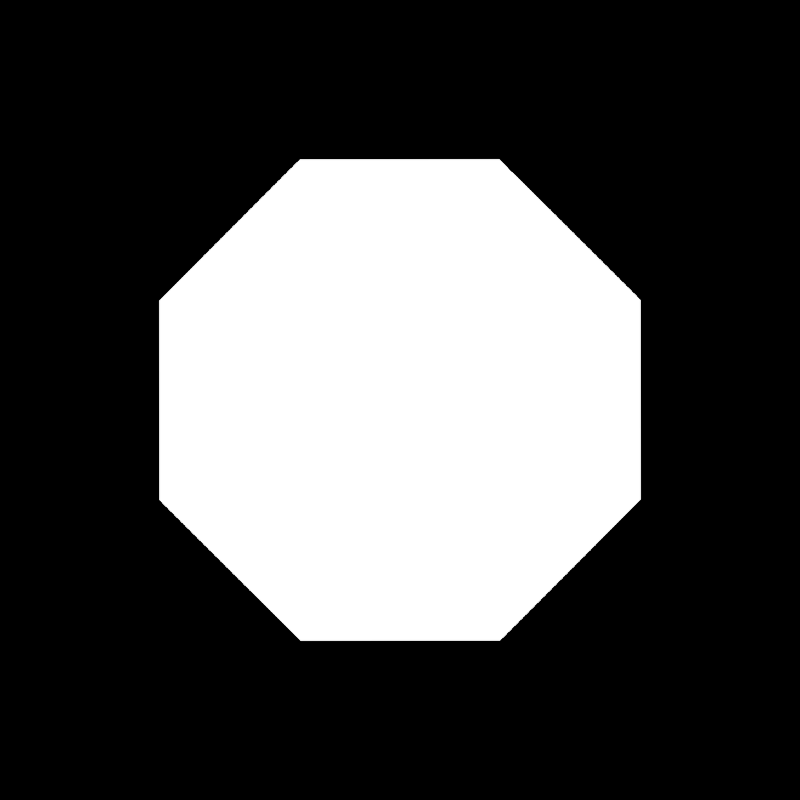
#> input picture border/octagono.png, 800 x 800 px
$ python borders.py   (older library calls are emulated)
#> lines starting #> are read from the running program, lines starting #| are printed output that depends on the picture; after the words box and inside, x2 and y2 are one past the last pixel; in counts of white or black regions, pixels touching at a corner belong together
import cv2
import numpy as np
from matplotlib import pyplot as plt
LOWER_TRESHOLD=140
UPPER_TRESHOLD=200
octagono= cv2.imread("octagono.png", 0) #reads image in grayscale
#> octagono is the input picture: shape (800, 800); min 0, max 255, mean 76.6
# blurring the image
octagono= cv2.GaussianBlur(octagono, ksize=(5,5), sigmaX=1)
# derivatives
dx= cv2.Sobel(octagono,cv2.CV_64F, 1,0)
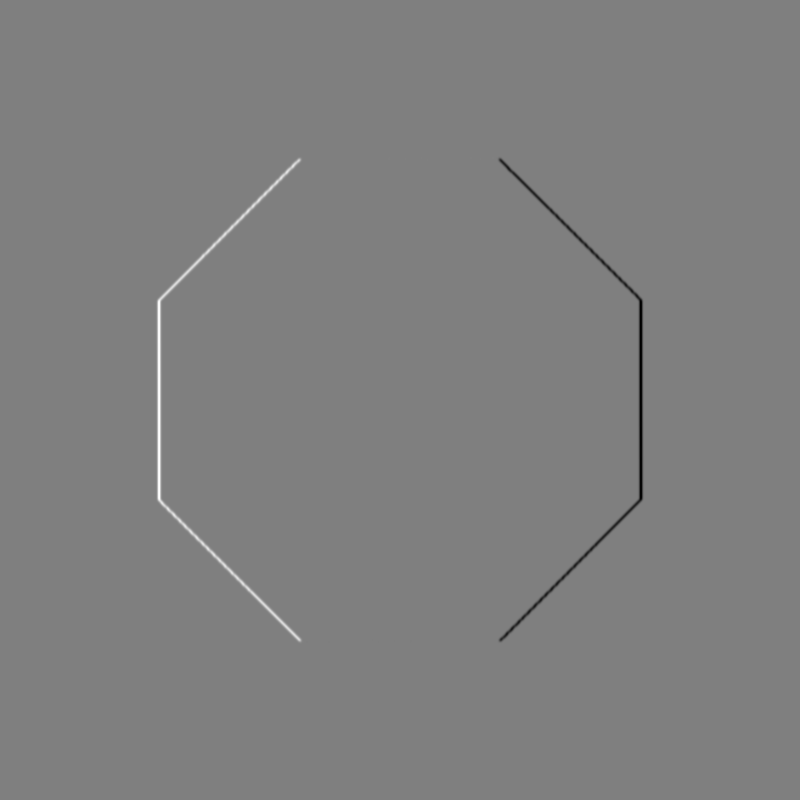
#> dx: shape (800, 800) float64; min -660, max 660, mean 0; drawn with min black and max white
dy= cv2.Sobel(octagono,cv2.CV_64F, 0,1)
# derivatives and normal
'''plt.figure(figsize=(12,8), dpi=100)
plt.subplot(1,3,1),plt.imshow(octagono, cmap="gray")
plt.subplot(1,3,2), plt.imshow(dx, cmap="gray")
plt.subplot(1,3,3), plt.imshow(dy, cmap="gray")
plt.show()'''
#Gradient
'''
G= np.sqrt(dx**2+dy**2)
plt.imshow(G, cmap="gray")
plt.show()'''
#canny edge detectetor
bordes=cv2.Canny(octagono, LOWER_TRESHOLD, UPPER_TRESHOLD, apertureSize=3)
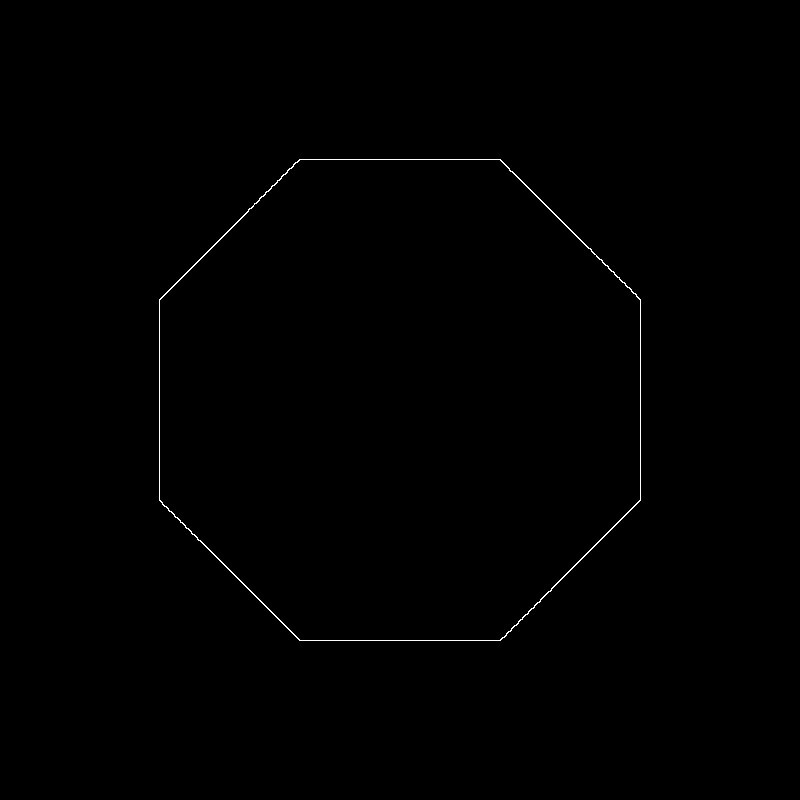
#> bordes: shape (800, 800); 0.3% white in thin lines or dots, all inside (x1, y1, x2, y2) = (159, 159, 641, 641)
plt.imshow(bordes, cmap="gray")
plt.show()
